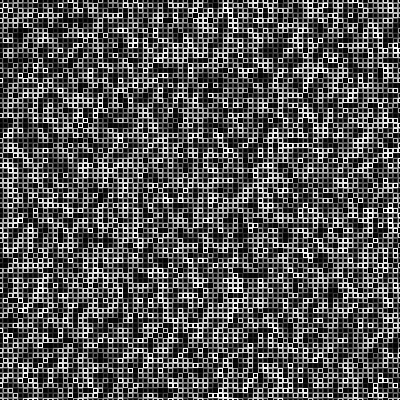
Frame 1 (no input)
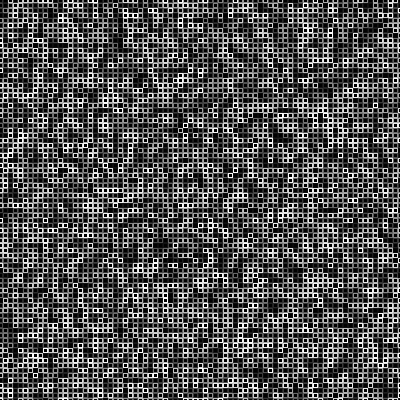
Frame 60 (the mouse pressed at the canvas centre just before this capture)
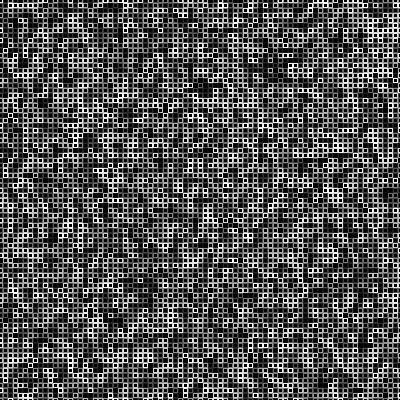
Frame 120 (the mouse held since frame 60 and released just before this capture)

The Processing sketch that drew these frames (run headless with seeded random() and noise(); from frame 60 on, the mouse is pressed at the canvas centre):

// Processing sketch: processing_5698
// ── processing_5698.pde

int x;
int y;
float c;
int pixel_size = 5;
void setup(){
  size(400,400);
  
  
}

void draw(){

  for(x=0; x<=width; x=x+pixel_size){
    for(y=0;y<=height;y=y+pixel_size){
      c=random(10,255);
      stroke(c);
      fill(0);
      quad(x-pixel_size/2,y-pixel_size/2,x+pixel_size/2,y-pixel_size/2,x+pixel_size/2,y+pixel_size/2,x-pixel_size/2,y+pixel_size/2);
    }
  }
}
